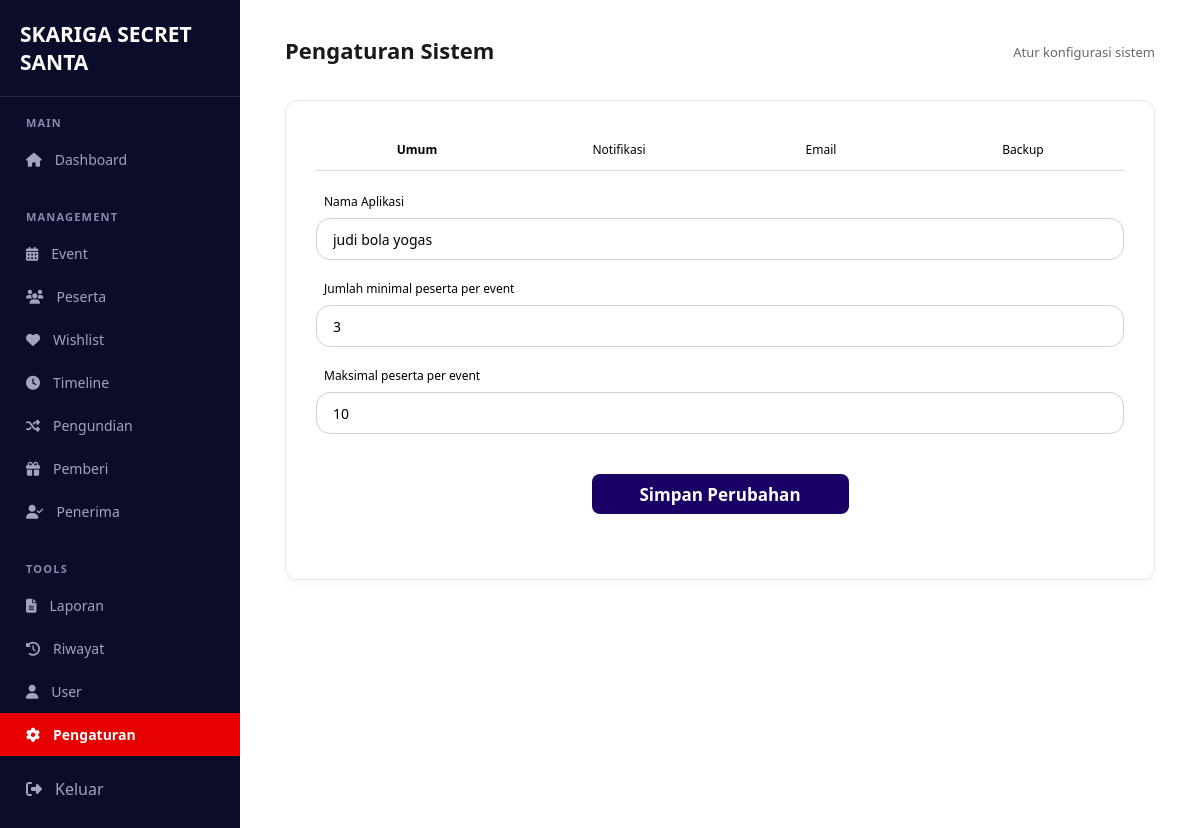
Before: /pages/adminpengaturan/index.php (signed in) with the older database file.
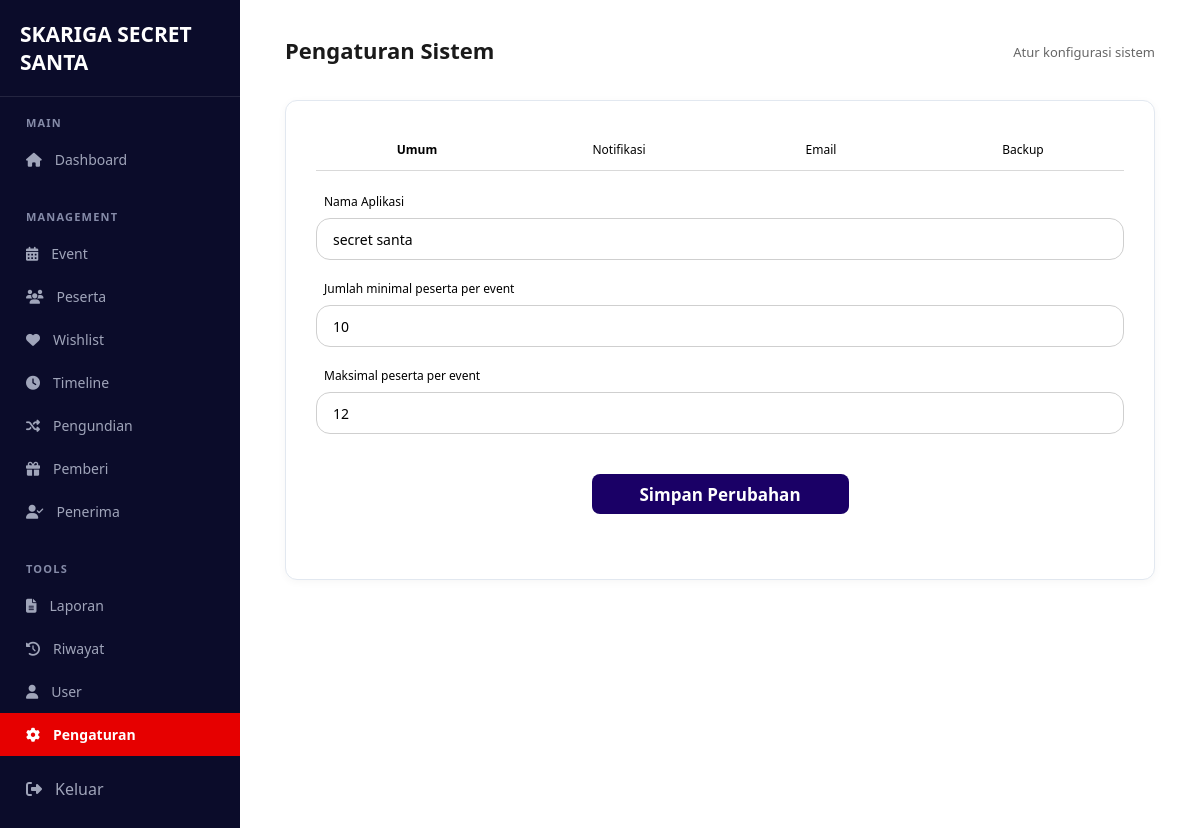
After: the same page with the newer database file.
### tables this page shows
CREATE TABLE `pengaturan` (
  `id` int(11) NOT NULL,
  `nama_aplikasi` varchar(150) DEFAULT 'SKARIGA Secret Santa',
  `min_peserta` int(11) DEFAULT 3,
  `max_peserta` int(11) DEFAULT 10
);

### includes/functions.php (called while the page is built, shortened)
<?php
function h($str)
{
    return htmlspecialchars((string) $str, ENT_QUOTES, 'UTF-8');
}
?>

### pages/adminpengaturan/index.php (the view, shortened to what this page needs)
<?php
require_once __DIR__ . '/../../config/config.php';
require_once __DIR__ . '/../../includes/functions.php';
$conn->query(
    "CREATE TABLE IF NOT EXISTS pengaturan (
        id INT PRIMARY KEY,
        nama_aplikasi VARCHAR(100) NOT NULL,
        min_peserta INT NOT NULL DEFAULT 3,
        max_peserta INT NOT NULL DEFAULT 10
    )"
);
$conn->query(
    "INSERT IGNORE INTO pengaturan (id, nama_aplikasi, min_peserta, max_peserta)
     VALUES (1, 'SKARIGA Secret Santa', 3, 10)"
);
$tab = $_GET['tab'] ?? 'umum';
$stmt = $conn->prepare(
    "SELECT nama_aplikasi, min_peserta, max_peserta
     FROM pengaturan
     WHERE id = 1"
);
$stmt->execute();
$pengaturan = $stmt->get_result()->fetch_assoc();
$style_label = 'display:block; font-size:12px; margin:0 0 8px 8px;';
$style_input = 'display:block; width:100%; box-sizing:border-box; height:42px; padding:0 16px; font-size:14px; border:1px solid #cfcfcf; border-radius:14px; background:#fff;';
require_once __DIR__ . '/../../includes/admin_layout_top.php';
?>
<div class="table-card">
    <div style="display:flex; border-bottom:1px solid #d9d9d9; margin-bottom:22px;">
        <?php
        $daftar_tab = ['umum' => 'Umum', 'notifikasi' => 'Notifikasi', 'email' => 'Email', 'backup' => 'Backup'];
        foreach ($daftar_tab as $key => $label):
        ?>
            <a href="?tab=<?= $key ?>"
               style="flex:1; text-align:center; padding:10px 0 12px; font-size:12px; color:#000; text-decoration:none; font-weight:<?= $tab === $key ? '600' : '400' ?>;">
                <?= $label ?>
            </a>
        <?php endforeach; ?>
    </div>
    <?php if ($tab === 'umum'): ?>
        <form method="POST" action="?tab=umum">
            <div style="margin-bottom:20px;">
                <label for="nama_aplikasi" style="<?= $style_label ?>">Nama Aplikasi</label>
                <input type="text" name="nama_aplikasi" id="nama_aplikasi"
                       style="<?= $style_input ?>"
                       value="<?= h($pengaturan['nama_aplikasi']) ?>" required>
            </div>
            <div style="margin-bottom:20px;">
                <label for="min_peserta" style="<?= $style_label ?>">Jumlah minimal peserta per event</label>
                <input type="number" name="min_peserta" id="min_peserta"
                       style="<?= $style_input ?>"
                       value="<?= (int) $pengaturan['min_peserta'] ?>" min="2" required>
            </div>
            <div style="margin-bottom:20px;">
                <label for="max_peserta" style="<?= $style_label ?>">Maksimal peserta per event</label>
                <input type="number" name="max_peserta" id="max_peserta"
                       style="<?= $style_input ?>"
                       value="<?= (int) $pengaturan['max_peserta'] ?>" min="2" required>
            </div>
            <div style="display:flex; justify-content:center; margin-top:40px;">
                <button type="submit"
                        style="width:257px; height:40px; background:#1a0066; color:#fff; font-size:17px; font-weight:600; border:none; border-radius:8px; cursor:pointer;">
                    Simpan Perubahan
                </button>
            </div>
        </form>
    <?php endif; ?>
</div>
<?php require_once __DIR__ . '/../../includes/admin_layout_bottom.php'; ?>

Changed rows visible on the page:
changed pengaturan: nama_aplikasi "judi bola yogas" → "secret santa"; min_peserta "3" → "10"; max_peserta "10" → "12"
